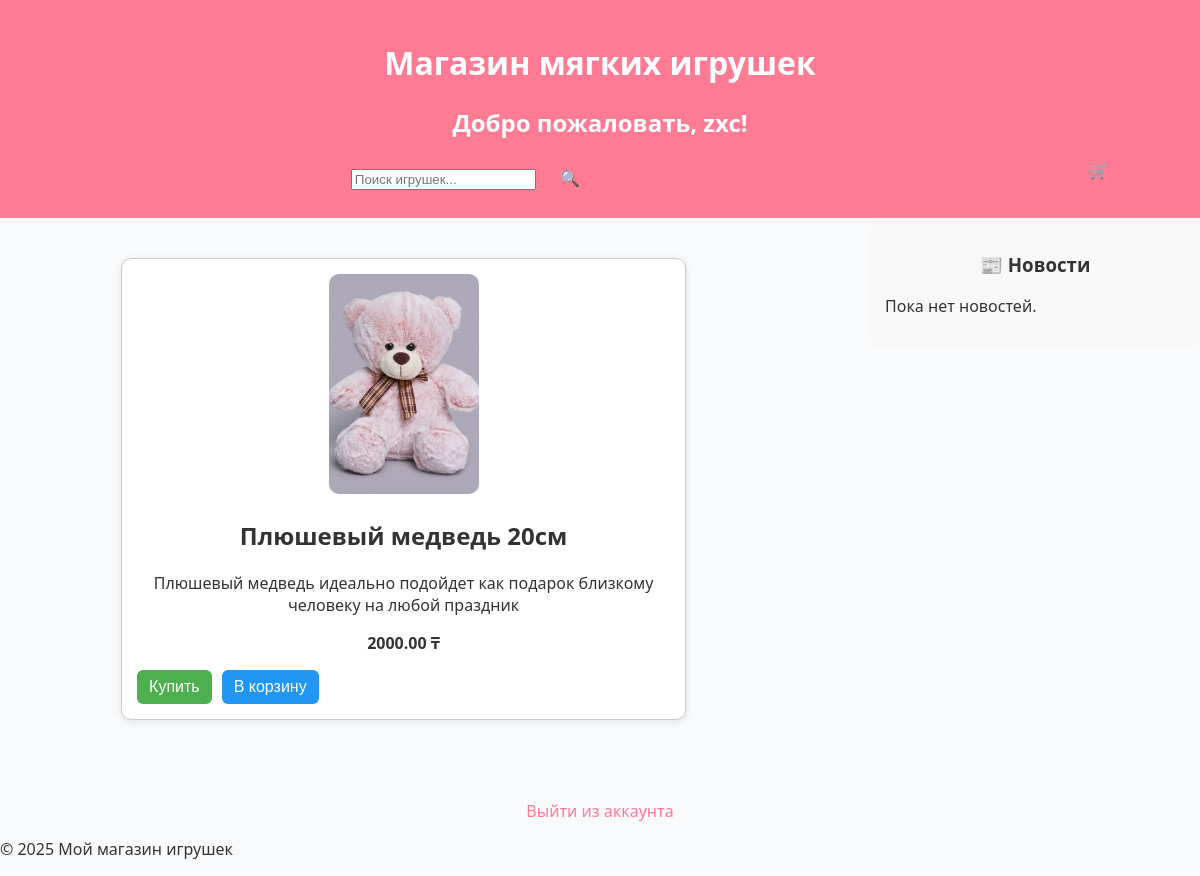
Before: / (signed in) with the older database file.
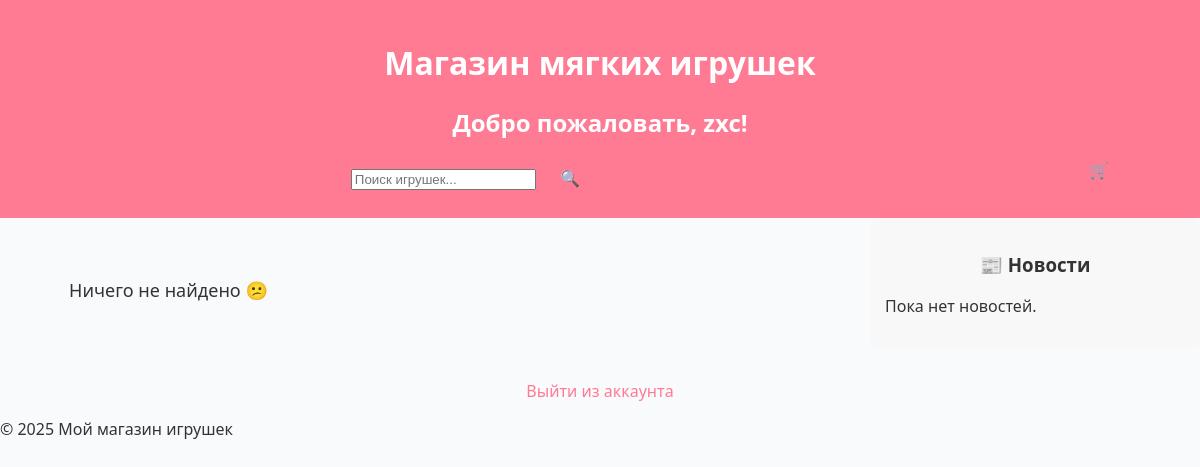
After: the same page with the newer database file.
### main/models.py (models this page shows, shortened)
class Toy(models.Model):
    name = models.CharField(max_length=100, verbose_name="Название")
    description = models.TextField(verbose_name="Описание")
    price = models.DecimalField(max_digits=8, decimal_places=2, verbose_name="Цена")
    image = models.ImageField(upload_to='toys/', verbose_name="Фото")
    tags = models.ManyToManyField('Tag', blank=True, related_name='toys', verbose_name="Теги")

### main/views.py (the view)
# urls.py: path('', views.home, name='home'),
@login_required
def home(request):
    query = request.GET.get('q')
    tag = request.GET.get('tag')
    toys = Toy.objects.all()
    if query:
        toys = toys.filter(name__icontains=query)
    if tag:
        toys = toys.filter(tags__name__iexact=tag)
    news_list = News.objects.order_by('-created_at')[:3]
    return render(request, 'main/home.html', {
        'toys': toys,
        'query': query,
        'tag': tag,
        'news_list': news_list,
    })

### templates/main/home.html (shortened to what this page needs)
{% load static %}
<!DOCTYPE html>
<html lang="ru">
<head>
    <link rel="stylesheet" href="{% static 'style.css' %}">
</head>
<body>
<header>
    <h1>Магазин мягких игрушек</h1>
    <h2>Добро пожаловать, {{ user.username }}!</h2>
    <form method="get" action="{% url 'home' %}" style="display: inline-block; margin-left: 20px;">
        <input type="text" name="q" placeholder="Поиск игрушек..." value="{{ query|default:'' }}">
        <button type="submit">🔍</button>
    </form>
    <a href="{% url 'cart' %}" style="float: right; margin-right: 20px;">🛒 Корзина</a>
    <a href="{% url 'contact' %}" style="float: right; margin-right: 20px;">Контакты</a>
    <a href="{% url 'about' %}" style="float: right; margin-right: 20px;">О нас</a>
</header>
<main style="display: flex; justify-content: space-between; align-items: flex-start; gap: 20px;">
<main style="display: flex; justify-content: space-between; align-items: flex-start; gap: 20px;">
    <div class="toy-list" style="width: 70%;">
        {% if toys %}
            {% for toy in toys %}
            <div class="toy-card" style="border: 1px solid #ccc; border-radius: 10px; padding: 15px; margin-bottom: 20px;">
                <img src="{{ toy.image.url }}" alt="{{ toy.name }}" style="max-width: 150px; border-radius: 10px;">
                <h2>{{ toy.name }}</h2>
                <p>{{ toy.description }}</p>
                <p><strong>{{ toy.price }} ₸</strong></p>
                <div class="toy-buttons" style="display: flex; gap: 10px; margin-top: 10px;">
                    <form action="{% url 'buy_now' toy.id %}" method="post">
                        <button type="submit"
                                style="padding: 8px 12px; background: #4CAF50; color: white; border: none; border-radius: 6px; cursor: pointer;">
                            Купить
                        </button>
                    </form>
                    <form action="{% url 'add_to_cart' toy.id %}" method="post">
                        <button type="submit"
                                style="padding: 8px 12px; background: #2196F3; color: white; border: none; border-radius: 6px; cursor: pointer;">
                            В корзину
                        </button>
                    </form>
                </div>
            </div>
            {% endfor %}
        {% else %}
            <p style="text-align:center; font-size:18px; margin-top:20px;">Ничего не найдено 😕</p>
        {% endif %}
    </div>
</main>
</body>
</html>
    <aside class="news-section" style="width: 25%; background: #f8f8f8; padding: 15px; border-radius: 10px;">
        <h3 style="text-align:center;">📰 Новости</h3>
        {% for news in news_list %}
            <div class="news-item" style="margin-bottom: 15px; border-bottom: 1px solid #ddd; padding-bottom: 10px;">
                <h4 style="margin: 0;">{{ news.title }}</h4>
                <p style="font-size: 14px;">{{ news.content|truncatewords:20 }}</p>
                <small style="color: gray;">{{ news.created_at|date:"d.m.Y" }}</small>
            </div>
        {% empty %}
            <p>Пока нет новостей.</p>
        {% endfor %}
    </aside>
<footer>
    <a href="{% url 'logout' %}" style="display:block;text-align:center;margin-top:20px;">Выйти из аккаунта</a>
    <p>© 2025 Мой магазин игрушек</p>
</footer>
</body>
</html>

Changed rows visible on the page:
removed Toy: image (picture), name "Плюшевый медведь 20см", description "Плюшевый медведь идеально подойдет как подарок близкому человеку на любой праздник", price "2000.00"
Other visible differences:
text now shown: "Ничего не найдено 😕"
